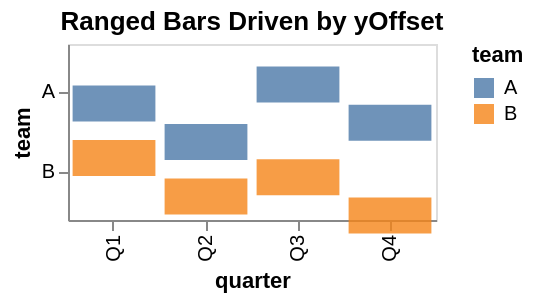

Source (Vega-Lite JSON):
### Vega-Lite specification from a JSON file in a GitHub repository (floating-point values rounded to 4 significant figures)
{"$schema": "https://vega.github.io/schema/vega-lite/v6.json", "title": "Ranged Bars Driven by yOffset", "width": {"step": 46}, "height": {"step": 40}, "data": {"values": [{"quarter": "Q1", "team": "A", "score": 12}, {"quarter": "Q2", "team": "A", "score": 18}, {"quarter": "Q3", "team": "A", "score": 9}, {"quarter": "Q4", "team": "A", "score": 15}, {"quarter": "Q1", "team": "B", "score": 8}, {"quarter": "Q2", "team": "B", "score": 14}, {"quarter": "Q3", "team": "B", "score": 11}, {"quarter": "Q4", "team": "B", "score": 17}]}, "mark": {"type": "bar", "opacity": 0.8}, "encoding": {"x": {"field": "quarter", "type": "ordinal"}, "y": {"field": "team", "type": "nominal"}, "yOffset": {"field": "score", "type": "quantitative"}, "color": {"field": "team", "type": "nominal"}}}
